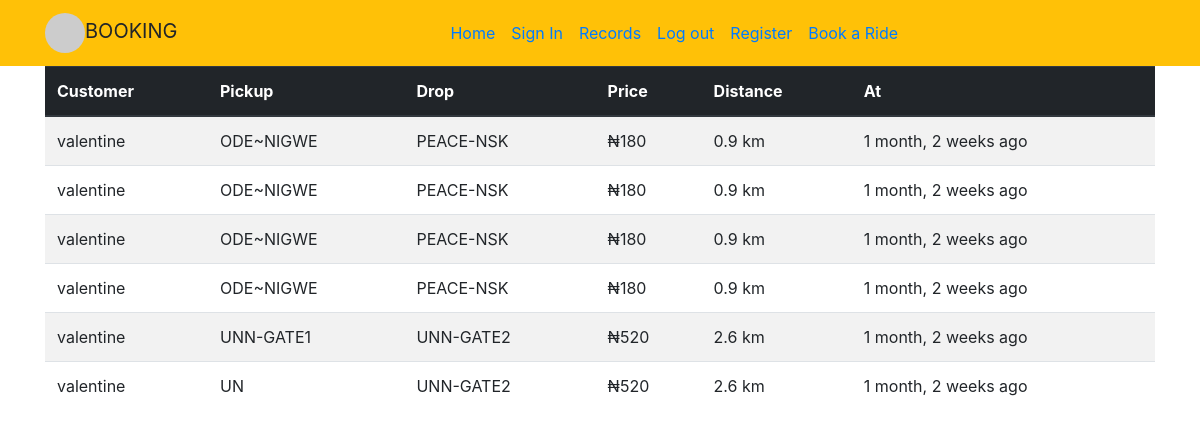
The page /records (signed in) on the database its author committed.
### base/models.py (models this page shows, shortened)
class Record(models.Model):
    name=models.CharField(max_length=100,default='')
    pickup_id=models.CharField(max_length=100,default='')
    drop_id=models.CharField(max_length=100,default='')
    price=models.CharField(max_length=100,default='')
    distance=models.CharField(max_length=100,default='')
    date_time=models.DateTimeField(auto_now_add=True)

### base/views.py (the view)
# urls.py: path("records", RecordsView.as_view(), name="records"),
@method_decorator(login_required, name='dispatch')
class RecordsView(ListView):
    template_name='base/records.html'
    def get_queryset(self):
        return Record.objects.filter(name=self.request.user)

### base/templates/base/records.html (shortened to what this page needs)
{% extends 'base/base.html' %}
{% block content %}
{% load humanize %}
<div class="container">
    <div class="justify-content-center">
    <table class=" table table-striped table-hover " >
        <thead class="thead-dark">
            <tr>
                <th>
                    Customer
                </th>
                <th>
                    Pickup
                </th>
                <th>Drop</th>
                <th>
                    Price
                </th>
                <th>
                    Distance
                </th>
                <th>
                    At
                </th>
            </tr>
        </thead>
        {% for x in object_list %}
        <tr>
            <td>
                {{x.name}}
            </td>
            <td>
                {{x.pickup_id}}
            </td>
            <td>
                {{x.drop_id}}
            </td>
            <td>
                ₦{{x.price}}
            </td>
            <td>
                {{x.distance}}
            </td>
            <td>
                {{x.date_time|naturaltime}}
            </td>
        </tr>
    {% endfor %}
    </table>
</div>
</div>
{% endblock %}

### base/templates/base/base.html (shortened to what this page needs)
<!doctype html>
<html lang="en">
  <head>
    <link rel="stylesheet" href="https://stackpath.bootstrapcdn.com/bootstrap/4.1.3/css/bootstrap.min.css">
    <link rel="stylesheet" href="https://cdnjs.cloudflare.com/ajax/libs/font-awesome/4.7.0/css/font-awesome.min.css">
  </head>
  <body>
    <nav class="navbar navbar-expand-md navbar-absolute bg-warning shadow-none">
      <div class="container">
        <a class="navbar-brand text-body" href="javascript:;"><img src="https://ui-avatars.com/api/?name={{request.user}}" alt="" width="40" height="40" style="border-radius: 50%;">BOOKING</a>
        <div class="collapse navbar-collapse" id="navbar-header-2">
          <ul class="navbar-nav mx-auto">
            <li class="nav-item">
              <a class="nav-link" href="javascript:;">
                Home
              </a>
            </li>
            <li class="nav-item">
              <a class="nav-link" href="{% url 'login' %}">
              Sign In
              </a>
            </li>
            <li class="nav-item">
              <a class="nav-link" href="{% url 'records' %}">
                Records
              </a>
                 <li class="nav-item">
              <a class="nav-link" href="{% url 'logout' %}">
                Log out
              </a>
            </li>
            <li class="nav-item">
              <a class="nav-link" href="{% url 'register' %}">
                Register
              </a>
            </li>
            <li class="nav-item">
              <a class="nav-link" href="{% url 'booking' %}">
                Book a Ride
              </a>
            </li>
          </ul>
        </div>
      </div>
    </nav>
          {% block content %}
          {% endblock %}
  </body>
</html>

### rows shown on the page
Record: name "valentine", pickup_id "ODE~NIGWE", drop_id "PEACE-NSK", price "180", distance "0.9 km", date_time "1 month, 2 weeks ago"
Record: name "valentine", pickup_id "ODE~NIGWE", drop_id "PEACE-NSK", price "180", distance "0.9 km", date_time "1 month, 2 weeks ago"
Record: name "valentine", pickup_id "ODE~NIGWE", drop_id "PEACE-NSK", price "180", distance "0.9 km", date_time "1 month, 2 weeks ago"
Record: name "valentine", pickup_id "ODE~NIGWE", drop_id "PEACE-NSK", price "180", distance "0.9 km", date_time "1 month, 2 weeks ago"
Record: name "valentine", pickup_id "UNN-GATE1", drop_id "UNN-GATE2", price "520", distance "2.6 km", date_time "1 month, 2 weeks ago"
Record: name "valentine", pickup_id "UN", drop_id "UNN-GATE2", price "520", distance "2.6 km", date_time "1 month, 2 weeks ago"
